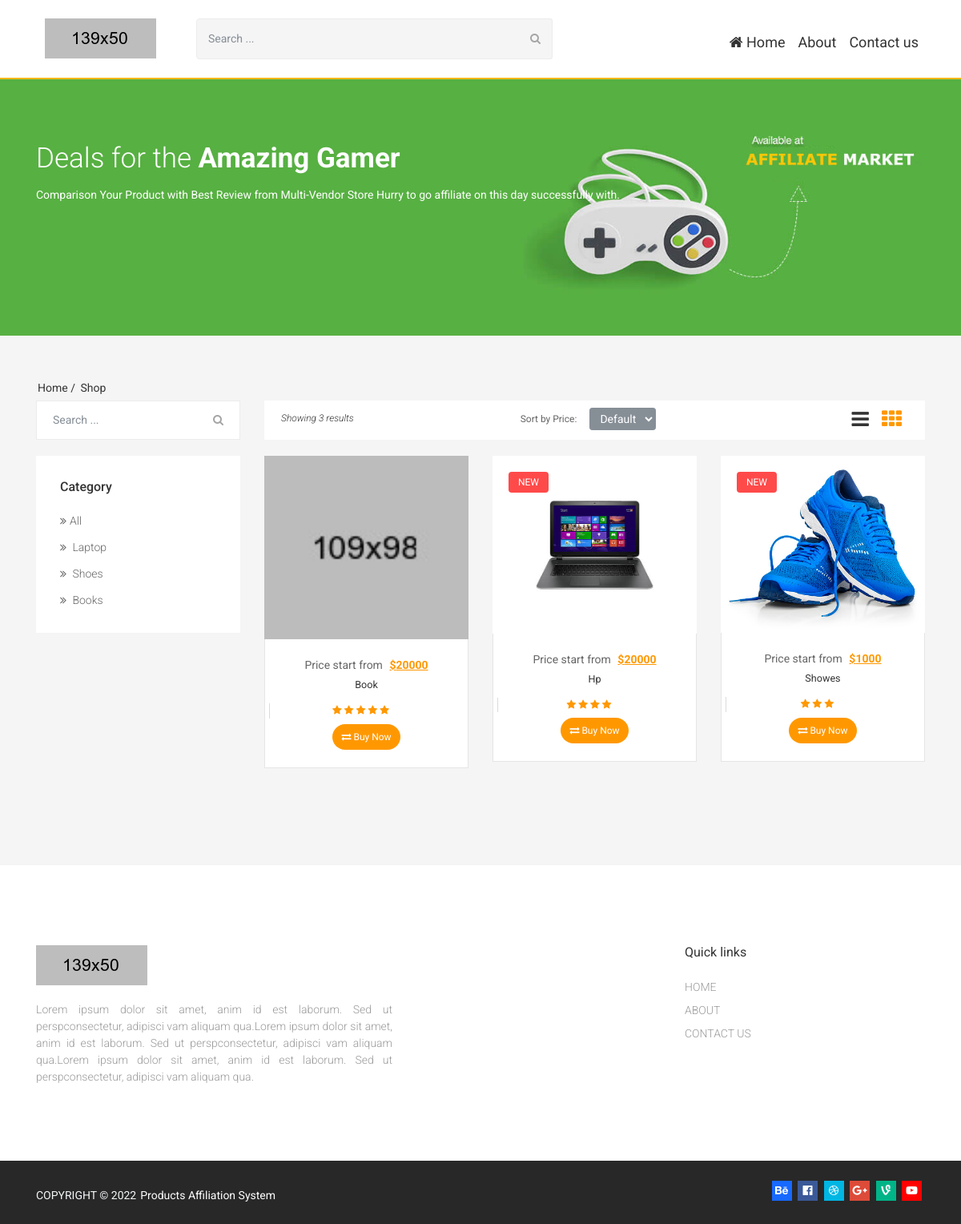
The page / on the database its author committed.
### tables this page shows
CREATE TABLE `categories` (
  `id` int(11) NOT NULL,
  `name` varchar(100) NOT NULL,
  `status` int(11) NOT NULL DEFAULT 0,
  `create_date` timestamp NOT NULL DEFAULT current_timestamp()
);

CREATE TABLE `products` (
  `id` int(11) NOT NULL,
  `title` varchar(100) NOT NULL,
  `price` int(11) NOT NULL,
  `link` varchar(255) NOT NULL,
  `rating` int(11) NOT NULL,
  `condition` varchar(5) NOT NULL,
  `main_category` int(11) NOT NULL,
  `sub_category` int(11) NOT NULL,
  `description` text NOT NULL,
  `create_date` timestamp NOT NULL DEFAULT current_timestamp()
);

### serverside/functions.php (called while the page is built, shortened)
<?php
require_once 'crud.php';
class Functions
{
    private $db;
    function __construct()
    {
        $this->db = new Database();
        $this->db->connect();
    }
function getAllCategories(){
    $sql = "select * from categories";
    if($this->db->sql($sql)){
        return $this->db->getResult();
    }
}
function getAllProducts(){
    $sql = "select * from products ORDER BY id DESC";
    if($this->db->sql($sql)){
        return $this->db->getResult();
    }
}
}
?>

### serverside/crud.php (called while the page is built, shortened)
<?php
class Database {
    private $db_host = "localhost";
    private $db_user = "root";
    private $db_pass = "";
    private $db_name = "product_affliate_system";
    private $con = false;
    private $myconn = "";
    private $result = array();
    public function connect() {
        if (!$this->con) {
            $this->myconn = new mysqli($this->db_host, $this->db_user, $this->db_pass, $this->db_name);
            if ($this->myconn->connect_errno > 0) {
                array_push($this->result, $this->myconn->connect_error);
                return false;
            } else {
                $this->con = true;
                return true;
            }
        } else {
            return true;
        }
    }
    public function sql($sql) {
        $query = $this->myconn->query($sql);
        if ($query) {
            $this->numResults = 0;
            if (isset($query->num_rows) && ( $query->num_rows > 0)) {
                $this->numResults = $query->num_rows;
            }
            for ($i = 0; $i < $this->numResults; $i++) {
                $r = $query->fetch_array();
                $key = array_keys($r);
                for ($x = 0; $x < count($key); $x++) {
                    if (!is_int($key[$x])) {
                        if ($query->num_rows >= 1) {
                            $this->result[$i][$key[$x]] = $r[$key[$x]];
                        } else {
                            $this->result = null;
                        }
                    }
                }
            }
            return true;
        } else {
            array_push($this->result, $this->myconn->error);
            return false;
        }
    }
    public function getResult() {
        $val = $this->result;
        $this->result = array();
        return $val;
    }
}

### index.php (the view, shortened to what this page needs)
    <?php
    include_once 'includes/header.php';
    include_once 'serverside/functions.php';
    $products="";
    $func=new Functions();
    $categories =$func->getAllCategories();
    $where = "1=1 ";
    if(isset($_GET['main_category']) || isset($_GET['select_price']) || isset($_GET['product_name'])
        || isset($_GET['sub_category'])){
      if(isset($_GET['main_category'])&&($_GET['main_category']!="")){
        $main_category = $_GET['main_category'];
        $where .= " and main_category = '$main_category'";
    }
    if(isset($_GET['sub_category'])&&($_GET['sub_category']!="")){
        $sub_category = $_GET['sub_category'];
        $where .= " and sub_category = '$sub_category'";
    }
    if(isset($_GET['product_name'])&&($_GET['product_name']!="")){
        $product_name = $_GET['product_name'];
        $where .= "and  title  like '%$product_name%' ";
    }
    if(isset($_GET['select_price'])&&($_GET['select_price']!="")){
        $select_price = $_GET['select_price'];
        if($select_price=="low"){
         $where .= "  order by price ASC";
     }else{
         $where .= "  order by price DESC";
     }
 }
 $products=$func->getProducts($where);
}else{
    $products=$func->getAllProducts();
}
?>
            <section id="main-slider-section" class="shop-slider-section">
               <div id="shop-slider" class="owl-carousel owl-theme product-review">
                 <div class="item bc-slider-bg">
                    <div class="container">
                       <div class="row">
                          <div class="slider-text col-12">
                             <h1 class="slider-title">Deals for the <span class="strong">Amazing Gamer</span></h1>
                             <p class="slider-content">Comparison Your Product with Best Review from Multi-Vendor Store <br>
                             Hurry to go affiliate on this day successfully with.</p>
                        </div>
                    </div>
                </div>
            </div>
            <div class="item bc-slider-bg-2">
                <div class="container">
                   <div class="row">
                      <div class="slider-text col-12">
                         <h1 class="slider-title">Make your day <span class="strong">Elipkart</span></h1>
                         <p class="slider-content">Comparison Your Product with Best Review from Multi-Vendor Store <br>
                         Hurry to go affiliate on this day successfully with.</p>
                    </div>
                </div>
            </div>
        </div>
    </div>
</section>
<section id="product-amazon" class="product-shop-page product-shop-full-grid">
   <div class="container">
      <div class="row">
          <div class="col-12 p0 ">
            <div class="page-location">
               <ul>
                  <li><a href="#">
                     Home <span class="divider">/</span>
                 </a></li>
                 <li><a class="page-location-active" href="#">
                     Shop
                 </a></li>
             </ul>
         </div>
     </div>
     <div class="order-sm-2 order-md-1  col-12 col-md-4 col-lg-3 ">
                            <div class="sidebar-search">
                              <div class=" input-group wd-btn-group col-12 p0">
                                     <input type="text" id="product_name1" name="product_name" class="form-control" placeholder="Search ..." aria-label="Search for...">
                                     <span class="input-group-btn">
                                        <button type="submit" id="search_btn1" class="btn btn-secondary btn-sm wd-btn-search">
                                           <i class="fa fa-search" aria-hidden="true"></i>
                                       </button>
                                   </span>
                               </div>
                           </div>
                            <div class="side-bar category category-md">
                              <h5 class="title">Category</h5>
                              <ul class="dropdown-list-menu">
                                <li>
                                    <a href="index"><i class="fa fa-angle-double-right" aria-hidden="true"></i>All</a>
                                </li>
                                <?php
                                foreach($categories as $category){
                                    ?>
                                    <li class="sidebar-dropdown" id="<?=$category['id']?>">
                                        <a href="index?main_category=<?=$category['id']?>&section=product-amazon"><i class="fa fa-angle-double-right" aria-hidden="true"></i>
                                            <?=$category['name']?>
                                        </a>
                                </li>
                                    <?php
                                }
                                ?>
                            </ul>
                        </div>
                    </div>
                    <div class=" order-sm-1 order-md-2   col-12 col-md-8 col-lg-9 product-grid">
                       <div class="row">
                          <div class="col-12">
                             <div class="filter row">
                                <div class="col-8 col-md-3">
                                   <h6 class="result">Showing <?=count($products)?> results</h6>
                               </div>
                               <div class="col-6 col-md-6 filter-btn-area text-center">
                                  <div class="btn-group" role="group">
                                     <div class="d-flex">
                                        <p>Sort by Price:</p>
                                        <select class="btn btn-secondary btn-sm mx-3 " id="select_price">
                                          <option value="">Default</option>
                                      </select>
                                    </div>
                                </div>
                            </div>
                            <div class="col-4 col-md-3 sorting text-right">
                               <ul class="nav nav-tabs shop-btn" id="myTab" role="tablist">
                                <li class="nav-item ">
                                    <a class="nav-link " id="home-tab" data-toggle="tab" href="#home" role="tab" aria-controls="home" aria-selected="true"><i class="fa fa-bars" aria-hidden="true"></i></a>
                                </li>
                                <li class="nav-item">
                                    <a class="nav-link active" id="profile-tab" data-toggle="tab" href="#profile" role="tab" aria-controls="profile" aria-selected="false"><i class="fa fa-th" aria-hidden="true"></i></a>
                                </li>
                            </ul>
                        </div>
                    </div>
                </div>
                <div class="tab-content col-12">
                    <div class="tab-pane fade show active" id="profile" role="tabpanel" aria-labelledby="profile-tab">
                        <div class="row">
                            <?php
                            foreach($products as $product){
                                ?>
                                <div class="col-12 col-md-6 col-lg-4 reviews-load-more">
                                    <figure class="figure product-box row">
                                        <div class="col-12 col-md-12 col-lg-12 col-xl-12 p0">
                                            <div class="product-box-img">
                                                <a href="#">
                                                </a>
                                            </div>
                                               <?php
                                               if($product['condition']=='New'){
                                                ?>
                                                <span class="badge badge-secondary wd-badge text-uppercase">New</span>
                                                <?php
                                            }
                                            ?>
                                        </div>
                                        <div class="col-12 col-md-12 col-lg-12 col-xl-12 p0">
                                            <div class="figure-caption text-center">
                                                <div class="price-start">
                                                    <p>Price start from   <strong class="active-color">
                                                        <u>$<?=$product['price']?></u> </strong></p>
                                                    </div>
                                                    <div class="content-excerpt">
                                                        <p><?=$product['title']?></p>
                                                    </div>
                                                    <div class="rating">
                                                        <?php
                                                        for($i=0;$i<$product['rating'];$i++){
                                                            ?>
                                                            <a href="#"><i class="fa fa-star active-color" aria-hidden="true"></i></a>
                                                            <?php
                                                        }
                                                        ?>
                                                    </div>
                                                    <div class="compare-btn">
                                                        <a class="btn btn-primary btn-sm" target="_blanks" href="<?=$product['link']?>"><i class="fa fa-exchange" aria-hidden="true"></i> Buy Now</a>
                                                    </div>
                                                </div>
                                            </div>
                                        </figure>
                                    </div>
                                    <?php
                                }
                                ?>
                            </div>
                        </div>
                </div>
            </div>
        </div>
    </div>
</div>
</section>
<?php include_once 'includes/footer.php';?>

### rows shown on the page
categories: name "Laptop"
categories: name "Shoes"
categories: name "Books"
products: price "20000", title "Book", rating 5 (drawn)
products: condition "NEW", price "20000", title "Hp", rating 4 (drawn)
products: condition "NEW", price "1000", title "Showes", rating 3 (drawn)

### other values the page prints
count($products) "3"
